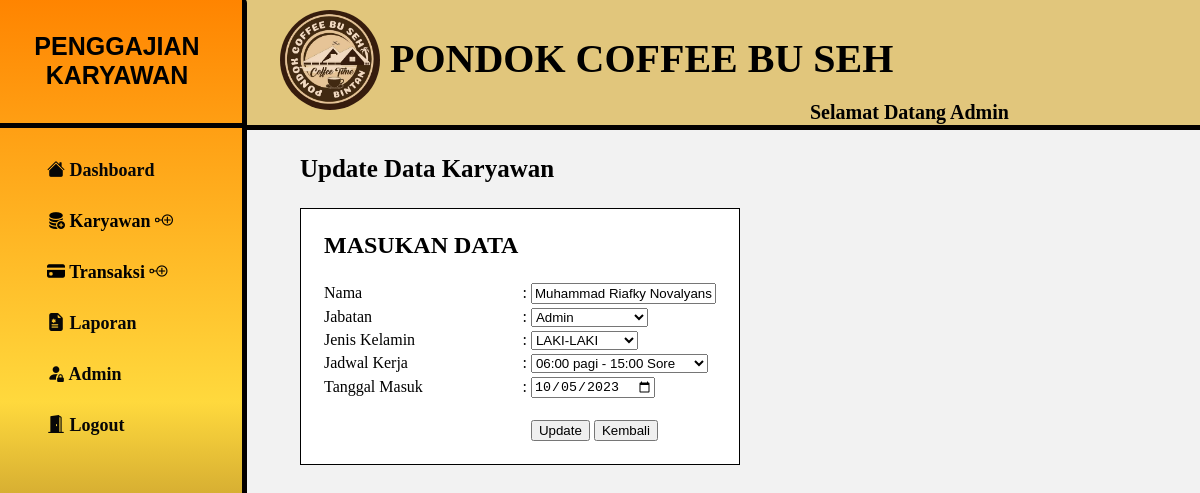
The page /view/Karyawan/editdata.php?id=28 (signed in) on the database its author committed.
### tables this page shows
CREATE TABLE `karyawan` (
  `id` int(25) NOT NULL,
  `Nama` varchar(50) NOT NULL,
  `Jabatan` varchar(30) NOT NULL,
  `Jenis_Kelamin` varchar(30) NOT NULL,
  `Jadwal_Kerja` varchar(30) NOT NULL,
  `Tanggal_Masuk` date NOT NULL
);

### view/Karyawan/editdata.php (the view, shortened to what this page needs)
<?php
include '../../config/koneksi.php';
$id = $_SESSION['id'];
$queryUsername = mysqli_query($conn, "SELECT username FROM admin WHERE id = $id");
$dataUsername = mysqli_fetch_assoc($queryUsername);
$username = $dataUsername['username'];
if (isset($_GET['id'])) {
    $karyawan_id = $_GET['id'];
    $query = mysqli_query($conn, "SELECT * FROM karyawan WHERE id = $karyawan_id");
    $data = mysqli_fetch_array($query);
} else {
    echo "ID karyawan tidak valid.";
    exit;
}
?>
<!DOCTYPE html>
<html lang="en">
<head>
    <link rel="stylesheet" href="../../asset/css/tambahhPoGa.css">
    <link rel="stylesheet" href="https://cdn.jsdelivr.net/npm/bootstrap-icons@1.11.1/font/bootstrap-icons.css">
</head>
<body>
    <div class="container">
        <div class="p" id="header">
            <img src="../../asset/img/logo.jpg" alt="">
            <p1>PONDOK COFFEE BU SEH <p3>Selamat Datang <?=$username;?></p3></p1>
        </div>
         <p class="list">Update Data Karyawan</p>
        <div class="menu">
            <br><h1>PENGGAJIAN <br> KARYAWAN </h1>
            <ul>
                <li><a href="http://localhost/Gaji_karyawan/aplikasi/view/dashboard.php"><i class="bi bi-house-fill"></i> Dashboard</a></li>
                <li class="dropdown-trigger">
                    <a href="#"><i class="bi bi-database-fill-add"></i> Karyawan <i class="bi bi-node-plus"></i></a>
                </li>
                <li class="dropdown-trigger">
                    <a href="#"><i class="bi bi-credit-card-fill"></i> Transaksi <i class="bi bi-node-plus"></i></a>
                </li>
                <li><a href="http://localhost/Gaji_karyawan/aplikasi/view/Laporan/laporan.php"><i class="bi bi-file-earmark-medical-fill"></i> Laporan</a></li>
                <li><a href="http://localhost/Gaji_karyawan/aplikasi/view/Admin/admin.php"><i class="bi bi-person-fill-lock"></i> Admin</a></li>
                <li><a href="http://localhost/Gaji_karyawan/aplikasi/view/Logout.php"><i class="bi bi-door-open-fill"></i> Logout</a></li>
            </ul>
        </div>
        <form method="post">
            <table class="tambahdata">
                <tr>
                    <td><h2>MASUKAN DATA</h2></td>
                </tr>
                <tr>
                    <td>Nama</td>
                    <td>:</td>
                    <td><input type="text" class="form-control" name="Nama" value="<?php echo $data['Nama'] ?>" required></td>
                </tr>
                <tr>
                    <td>Jabatan</td>
                    <td>:</td>
                    <td>
                        <select name="Jabatan" required>
                            <?php
                            $query = mysqli_query($conn, "SELECT * FROM Jabatan");
                            while ($row = mysqli_fetch_assoc($query)) {
                                $nama_jabatan = $row['nama_jabatan'];
                                $selected = ($data['Jabatan'] == $nama_jabatan) ? 'selected' : '';
                                echo "<option value='$nama_jabatan' $selected>$nama_jabatan</option>";
                            }
                            ?>
                        </select>
                    </td>
                </tr>
                <tr>
                    <td>Jenis Kelamin</td>
                    <td>:</td>
                    <td>
                        <select name="Jenis_Kelamin" required>
                            <option value="LAKI-LAKI" <?php if ($data['Jenis_Kelamin'] == 'LAKI-LAKI') echo 'selected'; ?>>LAKI-LAKI</option>
                        </select>
                    </td>
                </tr>
                <tr>
                    <td>Jadwal Kerja</td>
                    <td>:</td>
                    <td>
                        <select name="Jadwal_Kerja" required>
                            <option value="06:00 pagi - 15:00 Sore" <?php if ($data['Jadwal_Kerja'] == '06:00 pagi - 15:00 Sore') echo 'selected'; ?>>06:00 pagi - 15:00 Sore</option>
                        </select>
                    </td>
                </tr>
                <tr>
                    <td>Tanggal Masuk</td>
                    <td>:</td>
                    <td><input type="date" class="form-control" name="Tanggal_Masuk" value="<?php echo $data['Tanggal_Masuk'] ?>" required></td>
                </tr>
                <tr>
                    <td></td>
                    <td></td>
                    <td><br>
                        <button type="submit" name="submit">Update</button>
                        <input type="button" name="kembali" value="Kembali" onclick="self.history.back()">
                    </td>
                </tr>
            </table>
        </form>
    </div>
</body>
</html>

### asset/Css/tambahhPoGa.css (style rules this page uses)
#header { position: fixed; top: 0; left: 0; z-index: 1; width: 100%; background-color: #e1c67c; border-bottom: 5px solid #030000; }
body { margin: 0; background: #F2F2F2; }
.p { color:black; font-family: 'calibri'; font-weight: bold; margin-left: 200PX; border-bottom: 5px solid #030000; height: 110px; padding-top: 10px; background-color: #c69f358d; margin-left: 180px; padding-bottom: 5px; }
p1 { position: absolute; margin-top: 25px; font-size: 40px; margin-left: 10px; }
p3 { font-size: 20px; margin-left: 420px; }
img { width: 100px; height: 100px; margin-left: 100px; border-radius: 50%; }
h1 { font-size: 25px; font-weight: bold; border-bottom: 5px solid #030000; font-family: 'Gill Sans', 'Gill Sans MT', Calibri, 'Trebuchet MS', sans-serif; margin-top: 16px; text-align: center; padding-bottom: 33px; }
.list { font-size: 25px; margin-left: 300px; font-weight: bold; margin-top: 155px; }
.menu { background-color: rgb(254, 254, 254); z-index: 1; width: 250px; height: 101vh; outline: none; border-right: 5px solid #030000; font-family: 'Tahoma'; font-weight: bold; margin-left: -8px; background:linear-gradient(#FF8400, #FFD93D, #4F200D); border-radius: 5px; margin-top: -210px; position: absolute; position: fixed; }
.menu ul li { list-style: none; }
ul li a { display: block; text-decoration: none; text-align: left; font-size: 18px; padding: 15px; color: rgb(7, 7, 7); }
li.dropdown-trigger a { text-decoration: none; color: #000; }
.tambahdata { margin-left: 300px; background-color: #FFFFFF; border: 1px solid #000; padding-right: 20px; padding-left: 20px; padding-bottom: 20px; margin-bottom: 20px; }

### rows shown on the page
karyawan: Nama "Muhammad Riafky Novalyans", Jenis_Kelamin "LAKI-LAKI", Jadwal_Kerja "06:00 pagi - 15:00 Sore", Tanggal_Masuk "10/05/2023"

### other values the page prints
$username "Admin"
form field Jabatan "Admin"
